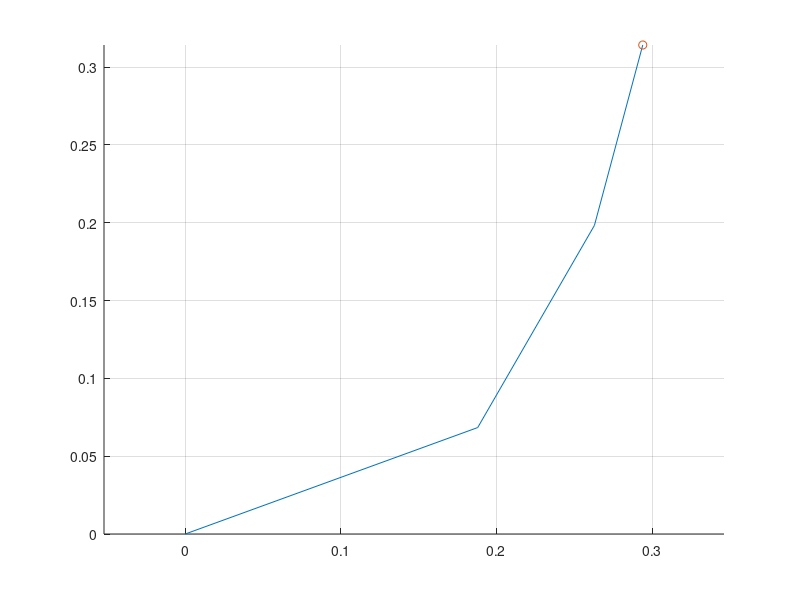

Reproduce this figure in MATLAB. (Note: this script raises an error after producing the figure.)
%% Planar 3R robot forward and inverse kinematics

a1=0.2;
a2=0.15;
a3=0.12;
d1=0.1;
d2=0.1;
d3=0.1;

%% forward kinematics

theta1=20/360*2*pi;
theta2=40/360*2*pi;
theta3=15/360*2*pi;

S1=sin(theta1);
S12=sin(theta1+theta2);
S2=sin(theta2);
S123=sin(theta1+theta2+theta3);
S23=sin(theta2+theta3);
S3=sin(theta3);
C1=cos(theta1);
C2=cos(theta2);
C3=cos(theta3);
C12=cos(theta1+theta2);
C23=cos(theta2+theta3);
C3=cos(theta3);
C123=cos(theta1+theta2+theta3);

%from manipulator geometries
x4pos=a1*C1+a2*C12+a3*C123
y4pos=a1*S1+a2*S12+a3*S123
theta1+theta2+theta3

x3pos=a1*C1+a2*C12; %inverse kinematics solution starts from here for simplicity
y3pos=a1*S1+a2*S12;


figure(1)
hold on
plot([0 a1*C1 a1*C1+a2*C12 a1*C1+a2*C12+a3*C123 x4pos],[0 a1*S1 a1*S1+S12*a2 a1*S1+S12*a2+a3*S123 y4pos])
plot(x4pos,y4pos,'o');
axis equal
grid

%Homogeneous transformation
T01=[C1 -S1 0 0;S1 C1 0 0;0 0 1 d1; 0 0 0 1];
T12=[C2 -S2 0 a1;S2 C2 0 0;0 0 1 d2; 0 0 0 1];
T23=[C3 -S3 0 a2;S3 C3 0 0;0 0 1 d3; 0 0 0 1];
T34=[1 0 0 a3;0 1 0 0;0 0 1 0; 0 0 0 1];

T04=T01*T12*T23*T34

%% inverse kinematics

%see if we can reproduce theta1, 2 and 3

p13=sqrt((a1*C1+a2*C12)^2+(a1*S1+a2*S12)^2);

tmp=inv([a1+a2*C2 -a2*S2;a2*S2 a1+a2*C2])*[x3pos;y3pos];

theta1new=atan2(tmp(2),tmp(1))

theta2new=atan2(sqrt(1-((p13^2-a1^2-a2^2)/(2*a1*a2))^2),(p13^2-a1^2-a2^2)/(2*a1*a2))



%% numerical solution
syms theta1sol theta2sol
eq1=a1*cos(theta1sol)+a2*cos(theta1sol+theta2sol)==x3pos;  %x3pos
eq2=a1*sin(theta1sol)+a2*sin(theta1sol+theta2sol)==y3pos;  %y3pos

S=vpasolve([eq1 eq2],[theta1sol theta2sol],[0 0]);

S.theta1sol
S.theta2sol